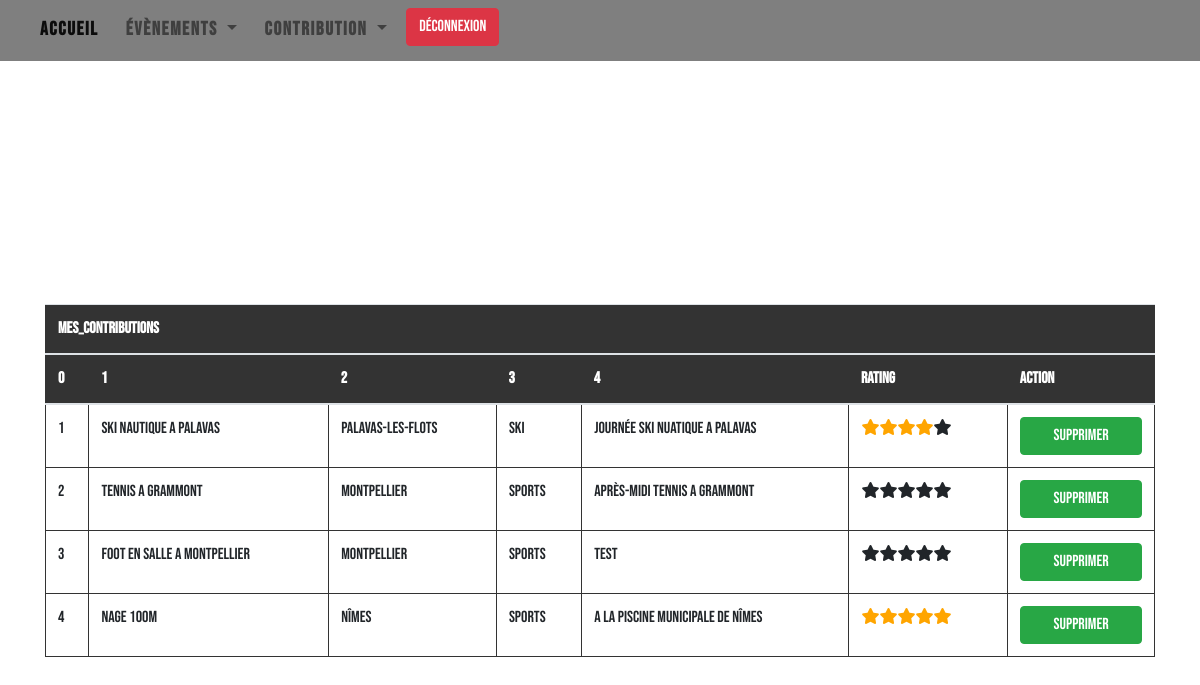
Page /tables/table.php?nom_table=MES_CONTRIBUTIONS (signed in) on the committed database.
### tables this page shows
CREATE TABLE EVENEMENT (
	ID_EVENT INT AUTO_INCREMENT,
	ID_CREATEUR INT NOT NULL,
	NOM_EVENT VARCHAR(50),
	ADRESSE VARCHAR(50),
	LONGITUDE FLOAT,
	LATITUDE FLOAT,
	THEME VARCHAR(20),
	DATE_EV DATE,
	DESCRIPTIF TEXT,
	EFFECTIF_MAX INT,
	EFFECTIF_MIN INT,
	INDEX(DATE_EV),
	CONSTRAINT PK_EVENEMENT PRIMARY KEY (ID_EVENT,DATE_EV),
	CONSTRAINT DOM_GPS CHECK (LATITUDE >0 AND LONGITUDE >0),
	CONSTRAINT FK_EVENEMENT_ID_CREATEUR FOREIGN KEY (ID_CREATEUR) REFERENCES UTILISATEUR(ID)  ON DELETE CASCADE,
	CONSTRAINT FK_EVENEMENT_THEME       FOREIGN KEY (THEME)       REFERENCES THEME(NOM_THEME) ON DELETE CASCADE
	);

### bdd_class/bdd_class.php (called while the page is built)
 <?php
    class DataBase
    {
        private $db_pdo;
        private $username   = "root";
        private $dbname     = "HLIN511";
        private $servername = "localhost";
        private $password   = "";
        function __construct()
        {
            try
            {
                $this->db_pdo = new PDO("mysql:host=$this->servername;dbname=$this->dbname",
                                                      $this->username, $this->password);
                $this->db_pdo->setAttribute(PDO::ATTR_ERRMODE, PDO::ERRMODE_EXCEPTION);
            }
            catch(PDOException $e)
            {
                echo "Connection failed: " . $e->getMessage();
            }
        }
        function getPDO(){return $this->db_pdo;}
    }
?>

### tables/table_class.php (the view, shortened to what this page needs)
<?php
class Table
{
    public static function printTableButtonEtEtoiles($nomtable, $nombutton, $resultat_requete, $bdd, $avg)
    {
        $size_col = $resultat_requete->columnCount();
        $premier_ligne = $resultat_requete->fetch();
        echo '<form action="" method="get">';
        echo '<table class="table table-hover" id = "table_generique">';
        echo '<thead>
                <tr>
                   <th colspan="',$size_col+2,'">',$nomtable,'</th>
                </tr>
             ',
                                      (new self)->print_col_names(array_keys($premier_ligne),$size_col*2, true, true),'
             </thead>';
                echo '<tbody>';
                (new self)->print_row_button_etoiles($premier_ligne, $size_col, $nombutton, $bdd, $avg);
                foreach ($resultat_requete as $row)
                {
                    (new self)->print_row_button_etoiles($row, $size_col, $nombutton, $bdd, $avg);
                }
                echo '</tbody>';
                echo '</table>';
                echo '</form>';
    }
    private function print_etoiles($id_evenement, $note, $avg){
        echo '<td>';
        if(!$avg)
        {
            if($note == NULL)
            {
                for($i = 1; $i<6; $i++)
                {
                    echo '<span id="etoile_'.$i.'_ev_'.$id_evenement.'"class="fa fa-star"  onClick="click_etoile(this.id)"></span>';
                }
            }
            else
            {
                for($i = 1; $i<6; $i++)
                {
                    if((int)$note > 0)
                    {
                        echo '<span id="etoile_'.$i.'_ev_'.$id_evenement.'"class="fa fa-star checked"  onClick="click_etoile(this.id)"></span>';
                        $note--;
                    }
                    else
                    {
                        echo '<span id="etoile_'.$i.'_ev_'.$id_evenement.'"class="fa fa-star"  onClick="click_etoile(this.id)"></span>';
                    }
                }
            }
        }
        else
        {
            if($note == NULL)
            {
                for($i = 1; $i<6; $i++)
                {
                    echo '<span id="etoile_'.$i.'_ev_'.$id_evenement.'"class="fa fa-star"></span>';
                }
            }
            else
            {
                for($i = 1; $i<6; $i++)
                {
                    if((int)$note > 0)
                    {
                        echo '<span id="etoile_'.$i.'_ev_'.$id_evenement.'"class="fa fa-star checked"></span>';
                        $note--;
                    }
                    else
                    {
                        echo '<span id="etoile_'.$i.'_ev_'.$id_evenement.'"class="fa fa-star"></span>';
                    }
                }
            }
        }
        echo '</td>';
    }
    private function print_row_button_etoiles($ligne, $size, $nombutton, $bdd, $avg)
    {
        if($avg)
        {
            $sql = 'SELECT AVG(NOTE) FROM RATING WHERE ID_EV = '.$ligne[0];
            $resultat = $bdd->getPDO()->query($sql);
            $note = $resultat->fetch();
        }
        else
        {
            $sql = 'SELECT NOTE FROM RATING WHERE ID_EV = '.$ligne[0].' AND ID_UTILISATEUR = '.$_SESSION['user_id'];
            $resultat = $bdd->getPDO()->query($sql);
            $note = $resultat->fetch();
        }
        echo '<tr>';
        for($i = 0; $i<$size; $i++)
        {
            echo '<td>';
            echo $ligne[$i];
            echo '</td>';
        }
        (new self)->print_etoiles($ligne[0], $note[0], $avg);
        echo '<td>';
        echo '<button class="btn btn-success"style="width:100%"" name="'.$nombutton.'" type="submit" value="'.$ligne[0].'">'.$nombutton.'</button>';
        echo '</td>';
        echo '</tr>';
    }
    private function print_col_names($ligne, $size, $button, $etoiles)
    {
        echo '<tr>';
        for($i = 0; $i<$size; $i = $i+2)
        {
            echo '<th onclick=sortTable('.$i/2 .')>';
            echo $ligne[$i];
            echo '</th>';
        }
        if($etoiles)
        {
            echo '<th>';
            echo 'Rating';
            echo '</th>';
        }
        if($button)
        {
            echo '<th>';
            echo 'Action';
            echo '</th>';
        }
        echo '</tr>';
    }
}
?>

### login/style2.css (style rules this page uses)
html { -webkit-background-size: cover; -moz-background-size: cover; -o-background-size: cover; background-size: cover }
.bg { background-image: url(../images/background-2.jpg); }
body { overflow-x: hidden; font-family: 'Bebas Neue', cursive; }
table, td { border: 1px solid #333; }
thead, tfoot { background-color: #333; color: #fff; }

### tables/table.php (style rules this page uses)
th { cursor: pointer; }
.checked { cursor: pointer; color: orange; }
.fa-star { cursor: pointer; }

### rows in the picture
evenement: ID_EVENT "1", NOM_EVENT "Ski nautique a palavas", ADRESSE "Palavas-les-flots", THEME "SKI", DESCRIPTIF "Journée ski nuatique a palavas"
evenement: ID_EVENT "2", NOM_EVENT "Tennis a Grammont", ADRESSE "Montpellier", THEME "SPORTS", DESCRIPTIF "Après-midi tennis a grammont"
evenement: ID_EVENT "3", NOM_EVENT "Foot en salle a Montpellier", ADRESSE "Montpellier", THEME "SPORTS", DESCRIPTIF "test"
evenement: ID_EVENT "4", NOM_EVENT "Nage 100m", ADRESSE "Nîmes", THEME "SPORTS", DESCRIPTIF "A la piscine municipale de Nîmes"

### other values in the picture
$nomtable "MES_CONTRIBUTIONS"
$ligne[$i] "0"
$ligne[$i] "1"
$ligne[$i] "2"
$ligne[$i] "3"
$ligne[$i] "4"
$nombutton "Supprimer"
